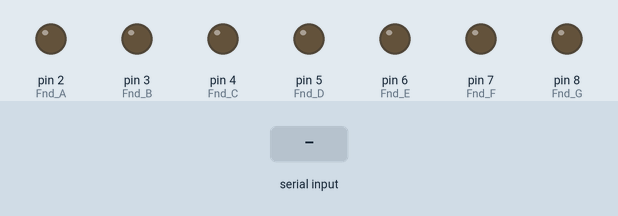
The sketch below on a simulated Arduino Uno, built with avr-gcc and run on an emulated ATmega328P. Parts: output pins drawn as LEDs (lit = HIGH). The inputs (shaded band) are chosen by the test bench.

Above: at 1.2 s.
1.3 s: "1" received over Serial
At 2.0 s:
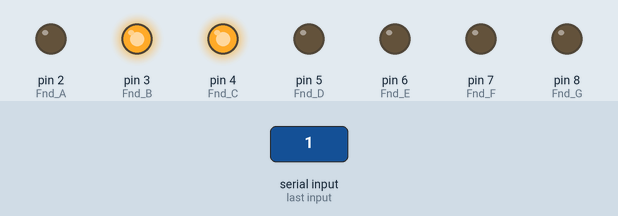
2.8 s: "2" received over Serial
At 3.1 s:
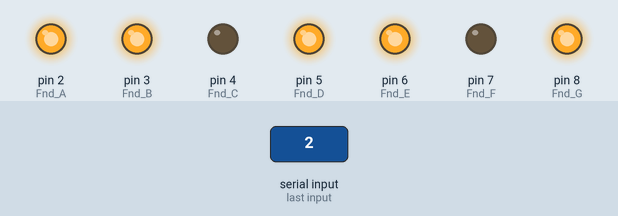
Timing chart, 0 to 5.8 s (numbered marks = the images above; inputs shaded):
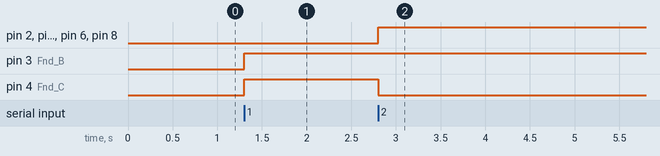

The sketch:

_08_1.ino
```cpp
int Fnd_A = 2;
int Fnd_B = 3;
int Fnd_C = 4;
int Fnd_D = 5;
int Fnd_E = 6;
int Fnd_F = 7;
int Fnd_G = 8;

void setup() {
  Serial.begin(9600); //통신속도9600으로 시리얼 통신을 초기화한다

  pinMode(Fnd_A,OUTPUT);
  pinMode(Fnd_B,OUTPUT);
  pinMode(Fnd_C,OUTPUT);
  pinMode(Fnd_D,OUTPUT);
  pinMode(Fnd_E,OUTPUT);
  pinMode(Fnd_F,OUTPUT);
  pinMode(Fnd_G,OUTPUT);
}

void loop() {
  if(Serial.available()) //시리얼 데이터가 들어왔다면
  {
      int val; //val변수를 만든다
      val = Serial.read(); //시리얼 데이터를 val변수에 넣는다
      if(val == '1') //만약 1데이터가 들어왔다면
      {
          //숫자 1 출력 B,C만 켠다
          digitalWrite(Fnd_A,LOW);
          digitalWrite(Fnd_B,HIGH);
          digitalWrite(Fnd_C,HIGH);
          digitalWrite(Fnd_D,LOW);
          digitalWrite(Fnd_E,LOW);
          digitalWrite(Fnd_F,LOW);
          digitalWrite(Fnd_G,LOW);
      }
      if(val == '2') //만약 2데이터가 들어왔다면
      {
          //숫자 2 출력 A,B,G,E,D 만 켠다
          digitalWrite(Fnd_A,HIGH);
          digitalWrite(Fnd_B,HIGH);
          digitalWrite(Fnd_C,LOW);
          digitalWrite(Fnd_D,HIGH);
          digitalWrite(Fnd_E,HIGH);
          digitalWrite(Fnd_F,LOW);
          digitalWrite(Fnd_G,HIGH);
      }
  }
}
```

Measured:
- after the input at 1.3 s, pin 3 (Fnd_B), pin 4 (Fnd_C): LOW → HIGH at once
- after the input at 2.8 s, pin 2 (Fnd_A), pin 5 (Fnd_D), pin 6 (Fnd_E), pin 8 (Fnd_G): LOW → HIGH at once; pin 4 (Fnd_C): HIGH → LOW at once
